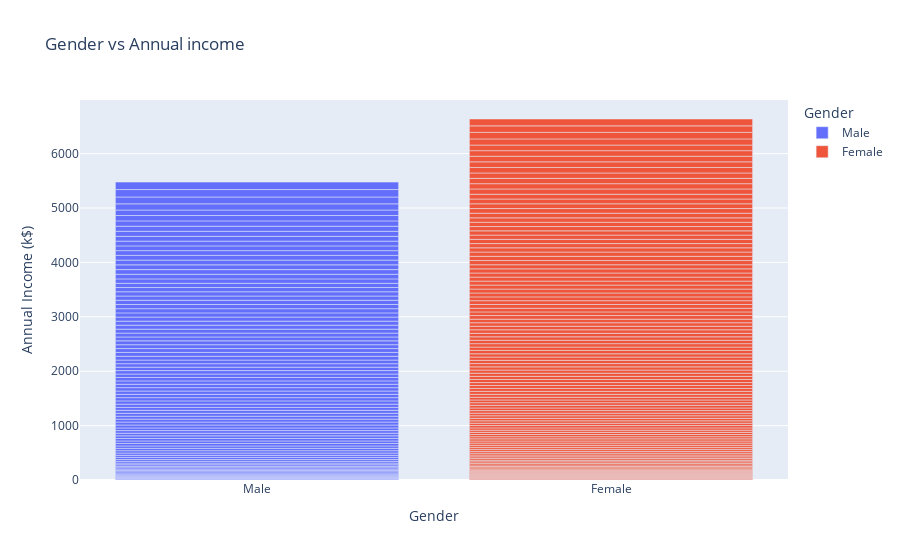

This figure's notebook cell:
### Code cell
fig = ply.bar(file, x='Gender', y="Annual Income (k$)", title='Gender vs Annual income', color='Gender')
fig.show()

### Figure 1 — Plotly figure (JSON) as saved in the notebook; plotly's stock layout.template omitted (floating-point values rounded to 4 significant figures)
{"data": [{"alignmentgroup": "True", "hovertemplate": "Gender=%{x}<br>Annual Income (k$)=%{y}<extra></extra>", "legendgroup": "Male", "marker": {"color": "#636efa", "pattern": {"shape": ""}}, "name": "Male", "offsetgroup": "Male", "orientation": "v", "showlegend": true, "textposition": "auto", "type": "bar", "x": ["Male", "Male", "Male", "Male", "Male", "Male", "Male", "Male", "Male", "Male", "Male", "Male", "Male", "Male", "Male", "Male", "Male", "Male", "Male", "Male", "Male", "Male", "Male", "Male", "Male", "Male", "Male", "Male", "Male", "Male", "Male", "Male", "Male", "Male", "Male", "Male", "Male", "Male", "Male", "Male", "Male", "Male", "Male", "Male", "Male", "Male", "Male", "Male", "Male", "Male", "Male", "Male", "Male", "Male", "Male", "Male", "Male", "Male", "Male", "Male", "Male", "Male", "Male", "Male", "Male", "Male", "Male", "Male", "Male", "Male", "Male", "Male", "Male", "Male", "Male", "Male", "Male", "Male", "Male", "Male", "Male", "Male", "Male", "Male", "Male", "Male", "Male", "Male"], "xaxis": "x", "y": [15, 15, 19, 19, 20, 20, 21, 23, 24, 24, 25, 28, 28, 30, 33, 33, 38, 39, 42, 43, 43, 44, 46, 46, 46, 48, 48, 48, 49, 54, 54, 54, 54, 54, 54, 54, 59, 60, 60, 61, 61, 62, 62, 62, 63, 63, 63, 63, 64, 67, 69, 71, 71, 71, 71, 71, 71, 73, 73, 74, 75, 77, 77, 77, 78, 78, 78, 78, 78, 81, 85, 86, 87, 87, 87, 87, 87, 88, 88, 93, 93, 98, 99, 101, 113, 126, 137, 137], "yaxis": "y"}, {"alignmentgroup": "True", "hovertemplate": "Gender=%{x}<br>Annual Income (k$)=%{y}<extra></extra>", "legendgroup": "Female", "marker": {"color": "#EF553B", "pattern": {"shape": ""}}, "name": "Female", "offsetgroup": "Female", "orientation": "v", "showlegend": true, "textposition": "auto", "type": "bar", "x": ["Female", "Female", "Female", "Female", "Female", "Female", "Female", "Female", "Female", "Female", "Female", "Female", "Female", "Female", "Female", "Female", "Female", "Female", "Female", "Female", "Female", "Female", "Female", "Female", "Female", "Female", "Female", "Female", "Female", "Female", "Female", "Female", "Female", "Female", "Female", "Female", "Female", "Female", "Female", "Female", "Female", "Female", "Female", "Female", "Female", "Female", "Female", "Female", "Female", "Female", "Female", "Female", "Female", "Female", "Female", "Female", "Female", "Female", "Female", "Female", "Female", "Female", "Female", "Female", "Female", "Female", "Female", "Female", "Female", "Female", "Female", "Female", "Female", "Female", "Female", "Female", "Female", "Female", "Female", "Female", "Female", "Female", "Female", "Female", "Female", "Female", "Female", "Female", "Female", "Female", "Female", "Female", "Female", "Female", "Female", "Female", "Female", "Female", "Female", "Female", "Female", "Female", "Female", "Female", "Female", "Female", "Female", "Female", "Female", "Female", "Female", "Female"], "xaxis": "x", "y": [16, 16, 17, 17, 18, 18, 19, 19, 20, 20, 21, 23, 25, 28, 28, 29, 29, 30, 33, 33, 34, 34, 37, 37, 38, 39, 39, 39, 40, 40, 40, 40, 42, 43, 43, 44, 46, 47, 47, 48, 48, 48, 49, 50, 50, 54, 54, 54, 54, 54, 57, 57, 58, 58, 59, 60, 60, 60, 60, 62, 62, 62, 63, 63, 64, 65, 65, 65, 65, 67, 67, 67, 69, 70, 70, 72, 72, 73, 73, 74, 75, 76, 76, 77, 78, 78, 78, 78, 78, 78, 78, 79, 79, 81, 85, 86, 87, 88, 88, 97, 97, 98, 99, 101, 103, 103, 103, 103, 113, 120, 120, 126], "yaxis": "y"}], "layout": {"barmode": "relative", "legend": {"title": {"text": "Gender"}, "tracegroupgap": 0}, "title": {"text": "Gender vs Annual income"}, "xaxis": {"anchor": "y", "categoryarray": ["Male", "Female"], "categoryorder": "array", "domain": [0, 1], "title": {"text": "Gender"}}, "yaxis": {"anchor": "x", "domain": [0, 1], "title": {"text": "Annual Income (k$)"}}}}
